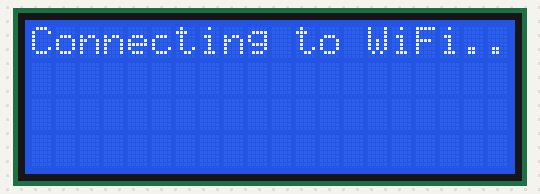
A sketch run on a simulated ESP8266 (NodeMCU). Parts: 20×4 character LCD. WiFi joins after 1.5 s; servers stay silent unless stated; network time is answered at once with the bench clock; the local clock reads 2024-03-15 10:24:30 at power-on unless the sketch sets it.

Above: at 1.1 s.
At 1.7 s:
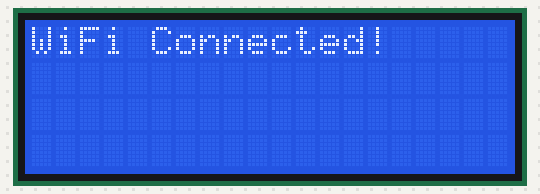
At 2.8 s:
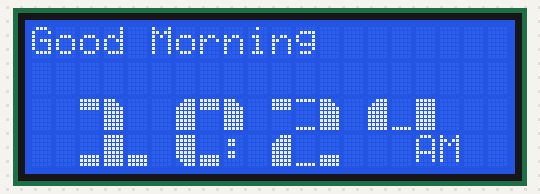
At 31.1 s:
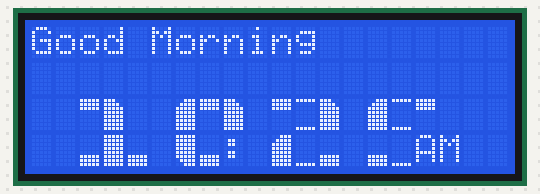
At 90.8 s:
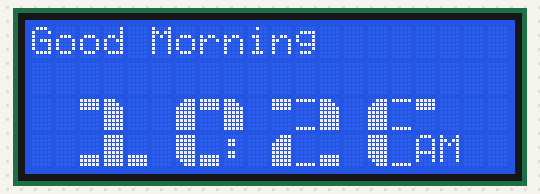

Measured:
- what the display in image 0 shows lasts 0.5 s, from 1.1 s to 1.6 s
- what the display in image 1 shows lasts 1.1 s, from 1.6 s to 2.7 s
- what the display in image 2 shows lasts 28.3 s, from 2.7 s to 31.0 s
- what the display in image 3 shows lasts 59.8 s, from 31.0 s to 90.8 s

The sketch:

LCD_CLOCK_CHARS.ino
```cpp
#include <Wire.h>
#include <LiquidCrystal_I2C.h>
#include <ESP8266WiFi.h>
#include <NTPClient.h>
#include <WiFiUdp.h>

#define I2C_ADDR 0x27
LiquidCrystal_I2C lcd(I2C_ADDR, 20, 4);

// Wi-Fi credentials
#define WIFI_SSID  "your wifi name"
#define WIFI_PASSWORD  "Your wifi password"

// NTP Client settings
WiFiUDP ntpUDP;
NTPClient timeClient(ntpUDP, "pool.ntp.org", 19800, 60000); // UTC+5:30 for India (in seconds)

uint8_t custChar[8][8] = {
  {31, 31, 31, 0, 0, 0, 0, 0},      // Small top line - 0
  {0, 0, 0, 0, 0, 31, 31, 31},      // Small bottom line - 1
  {31, 0, 0, 0, 0, 0, 0, 31},       // Small lines top and bottom - 2
  {0, 0, 0, 0, 0, 0,  0, 31},       // Thin bottom line - 3
  {31, 31, 31, 31, 31, 31, 15, 7},  // Left bottom chamfer full - 4
  {28, 30, 31, 31, 31, 31, 31, 31}, // Right top chamfer full - 5
  {31, 31, 31, 31, 31, 31, 30, 28}, // Right bottom chamfer full - 6
  {7, 15, 31, 31, 31, 31, 31, 31},  // Left top chamfer full - 7
};

uint8_t bigNums[10][6] = {
  {7, 0, 5, 4, 1, 6},         // 0
  {0, 5, 254, 1, 255, 1},     // 1
  {0, 2, 5, 7, 3, 1},         // 2
  {0, 2, 5, 1, 3, 6},         // 3
  {7, 3, 255, 254, 254, 255}, // 4
  {7, 2, 0, 1, 3, 6},         // 5
  {7, 2, 0, 4, 3, 6},         // 6
  {0, 0, 5, 254, 7, 254},     // 7
  {7, 2, 5, 4, 3, 6},         // 8
  {7, 2, 5, 1, 3, 6},         // 9
};

void setup() {
  Serial.begin(115200);
  lcd.init();
  lcd.backlight();

  lcd.setCursor(0, 0);
  lcd.print("Connecting to WiFi");

  WiFi.begin(WIFI_SSID, WIFI_PASSWORD);
  while (WiFi.status() != WL_CONNECTED) {
    delay(500);
    lcd.print(".");
  }

  lcd.clear();
  lcd.setCursor(0, 0);
  lcd.print("WiFi Connected!");
  delay(1000);

  timeClient.begin();
  timeClient.update();

  for (int cnt = 0; cnt < sizeof(custChar) / 8; cnt++) {
    lcd.createChar(cnt, custChar[cnt]);
  }
}

void loop() {
  timeClient.update();

  int hours = timeClient.getHours();
  int minutes = timeClient.getMinutes();

  // Convert to 12-hour format
  int displayHours = hours % 12;
  if (displayHours == 0) {
    displayHours = 12; // Handle the case for 12 AM or 12 PM
  }

  // Determine AM/PM
  String period = (hours >= 12) ? "PM" : "AM";

  // Update the message based on the time of day
  String greeting;
  if (hours >= 6 && hours < 12) {
    greeting = "Good Morning";
  } else if (hours >= 12 && hours < 22) {
    greeting = "Good Afternoon";
  } else {
    greeting = "Good Night";
  }

  lcd.clear();
  lcd.setCursor(0, 0);
  lcd.print(greeting);  // Show the appropriate message

  // Display hours and minutes shifted left
  printBigNum(displayHours / 10, 2, 2);  // Shifted left
  printBigNum(displayHours % 10, 6, 2);  // Shifted left

  lcd.setCursor(8, 3);  // Shifted colon position
  lcd.print(":"); // Colon

  printBigNum(minutes / 10, 10, 2);  // Shifted left
  printBigNum(minutes % 10, 14, 2);  // Shifted left

  // Display AM/PM shifted left
  lcd.setCursor(16, 3);  // Adjusted position for AM/PM
  lcd.print(period);

  delay(1000); // Update every second
}

void printBigNum(int number, int startCol, int startRow) {
  lcd.setCursor(startCol, startRow);
  uint8_t thisNumber[6];
  for (int cnt = 0; cnt < 6; cnt++) {
    thisNumber[cnt] = bigNums[number][cnt];
  }
  for (int cnt = 0; cnt < 3; cnt++) {
    lcd.print((char)thisNumber[cnt]);
  }
  lcd.setCursor(startCol, startRow + 1);
  for (int cnt = 3; cnt < 6; cnt++) {
    lcd.print((char)thisNumber[cnt]);
  }
}
```
